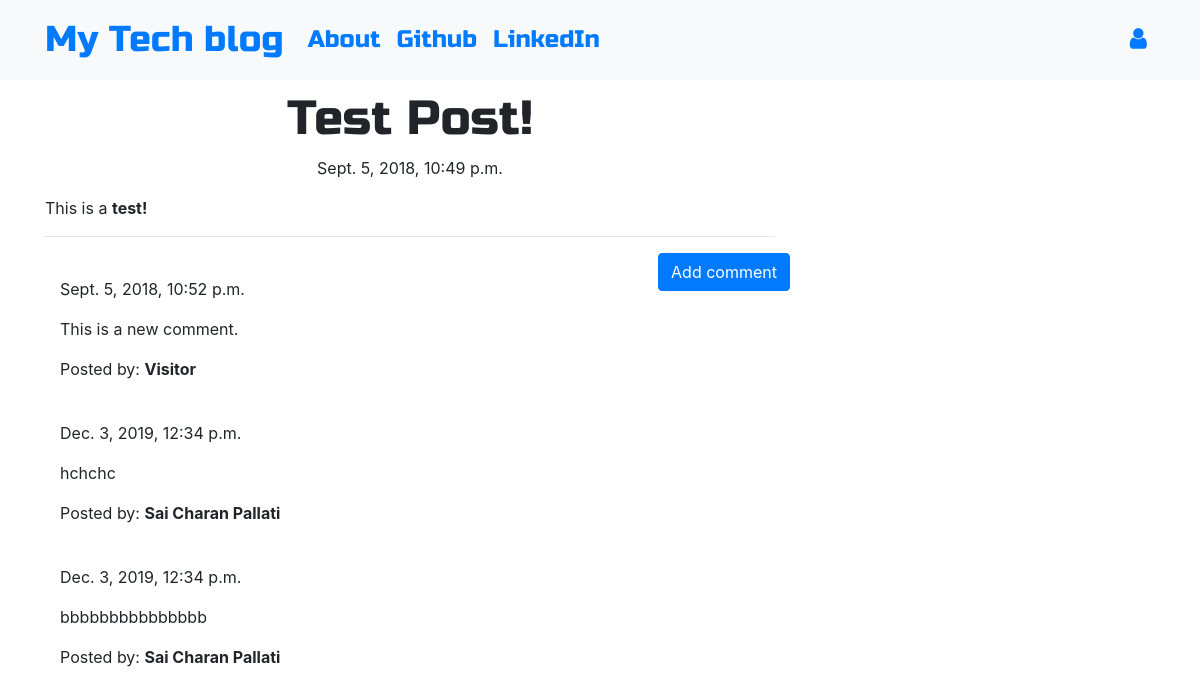
/post/1, run on the app's committed database.
### blog/models.py (models this page shows, shortened)
class Post(models.Model):
    author = models.ForeignKey('auth.User',on_delete=models.CASCADE)
    title = models.CharField(max_length=200)
    text = models.TextField()
    created_date = models.DateTimeField(default=timezone.now)
    published_date = models.DateTimeField(blank=True, null=True)

class Comment(models.Model):
    post = models.ForeignKey('blog.Post', related_name='comments',on_delete=models.CASCADE)
    author = models.CharField(max_length=200)
    text = models.TextField()
    created_date = models.DateTimeField(default=timezone.now)
    approved_comment = models.BooleanField(default=False)

### blog/views.py (the view)
# urls.py: path('post/<int:pk>', views.PostDetailView.as_view(), name='post_detail'),
class PostDetailView(DetailView):
    model = Post

### blog/templates/blog/post_detail.html (shortened to what this page needs)
{% extends 'blog/base.html' %}
{% block content %}
        <h1 class='posttitle loader'>{{ post.title }}</h1>
        {% if post.published_date %}
            <div class="date postdate">
                {{ post.published_date }}
            </div>
        {% else %}
            <a class="btn btn-outline-dark" href="{% url 'post_publish' pk=post.pk %}">Publish</a>
        {% endif %}
      <p class='postcontent' >{{ post.text|safe|linebreaksbr }}</p>
  <hr>
  <a class="btn btn-primary btn-comment" href="{% url 'add_comment_to_post' pk=post.pk %}">Add comment</a>
  <div class="container">
  {% for comment in post.comments.all %}
  <br>
      {% if user.is_authenticated or comment.approved_comment %}
              {{ comment.created_date }}
          <p>{{ comment.text|safe|linebreaks }}</p>
          <p>Posted by: <strong>{{ comment.author }}</strong></p>
      {% endif %}
  {% empty %}
      <p>No comments posted.</p>
  {% endfor %}
</div>
{% endblock %}

### blog/templates/blog/base.html (shortened to what this page needs)
<!DOCTYPE html>
{% load static %}
<html>
  <head>
    <link rel="stylesheet" href="https://stackpath.bootstrapcdn.com/bootstrap/4.1.3/css/bootstrap.min.css"
>
    <link href="https://maxcdn.bootstrapcdn.com/font-awesome/4.7.0/css/font-awesome.min.css" rel="stylesheet">
    <link rel="stylesheet" href="//cdn.jsdelivr.net/medium-editor/latest/css/medium-editor.min.css" type="text/css" media="screen" charset="utf-8">
    <link rel="stylesheet" href="{% static 'css/blog.css' %}">
  </head>
  <body class='loader'>
    <nav class="navbar navbar-expand-lg bg-light techfont">
      <div class="container">
        <div class="navbar-nav align-items-center">
          <a class="navbar-brand bigbrand" href="{% url 'post_list' %}">My Tech blog</a>
          <a class="nav-item nav-link" href="{% url 'about' %}">About</a>
          <a class="nav-item nav-link" href="https://www.github.com">Github</a>
          <a class="nav-item nav-link" href="https://www.linkedin.com">LinkedIn</a>
        </div>
        <div class="navbar-nav align-items-center ml-auto">
          {% if user.is_authenticated %}
            <a class="nav-item nav-link" href="{% url 'post_new' %}">New Post</a>
            <a class="nav-item nav-link" href="{% url 'post_draft_list' %}">Drafts</a>
            <a class="nav-item nav-link" href="{% url 'logout' %}">Log out</a>
            <a >Welcome: {{ user.username }}</a>
          {% else %}
            <a class="nav-item nav-link" href="{% url 'login' %}" aria-label="Login">
              <span class="fa fa-user" aria-hidden="true"></span></a>
          {% endif %}
        </div>
      </div>
    </nav>
          <div class="content container">
              <div class="row">
                  <div class="col-md-8">
                    <div class="blog_posts">
                      {% block content %}
                      {% endblock %}
                    </div>
                  </div>
              </div>
          </div>
  </body>
</html>

### blog/static/css/blog.css (style rules this page uses)
.techfont { font-family: 'Russo One', sans-serif; font-size: 1.5em; margin-bottom: 10px; }
.postdate { text-align: center; }
.posttitle { font-family: 'Russo One', sans-serif; font-size: 3em; text-align: center; }
.postcontent { font-family: 'Montserrat'; font-size: 1.5em; }
.btn-comment { position: absolute; right: 0px; }
.bigbrand { font-size: 1.5em; }
.loader { filter:hue-rotate(0deg); color: linear-gradient(45deg,#0f8,#08f); animation:hue 5000ms infinite linear; }

### data on the page
Post: title "Test Post!", published_date "Sept. 5, 2018, 10:49 p.m.", text "This is a test!"
Comment: created_date "Sept. 5, 2018, 10:52 p.m.", text "This is a new comment.", author "Visitor"
Comment: created_date "Dec. 3, 2019, 12:34 p.m.", text "hchchc", author "Sai Charan Pallati"
Comment: created_date "Dec. 3, 2019, 12:34 p.m.", text "bbbbbbbbbbbbbbb", author "Sai Charan Pallati"
